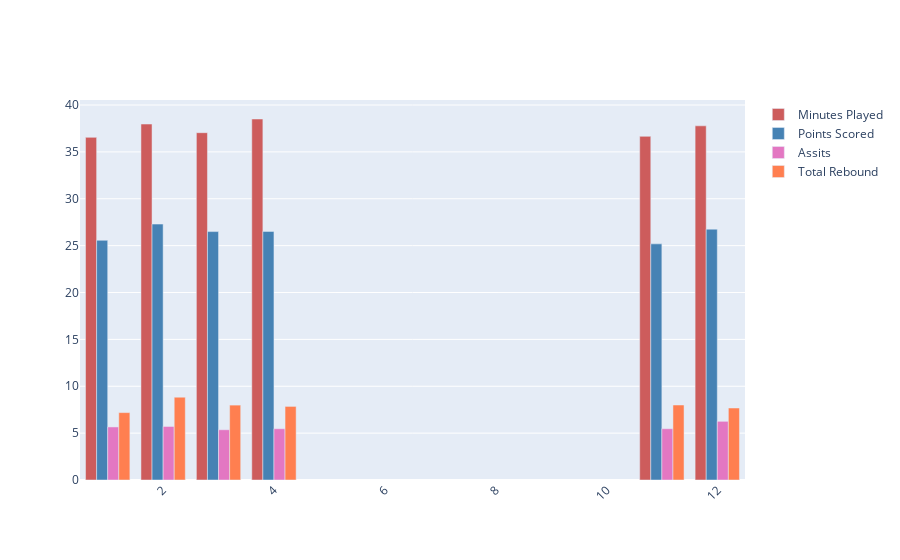

Notebook code for this chart:
### Code cell
fig = go.Figure()

fig.add_trace(go.Bar(
    x=data_mom.MONTH,
    y=data_mom.MP,
    name='Minutes Played',
    marker_color='indianred'
))

fig.add_trace(go.Bar(
    x=data_mom.MONTH,
    y=data_mom.PTS,
    name='Points Scored',
    marker_color='Steelblue'
))

fig.add_trace(go.Bar(
    x=data_mom.MONTH,
    y=data_mom.AST,
    name='Assits',
    marker_color='#e377c2'
))

fig.add_trace(go.Bar(
    x=data_mom.MONTH,
    y=data_mom.TRB,
    name='Total Rebound',
    marker_color='coral'
))

# Here we modify the tickangle of the xaxis, resulting in rotated labels.
fig.update_layout(barmode='group', xaxis_tickangle=-45)
fig.show()

### Figure 1 — Plotly figure (JSON) as saved in the notebook; plotly's stock layout.template omitted (floating-point values rounded to 4 significant figures)
{"data": [{"marker": {"color": "indianred"}, "name": "Minutes Played", "type": "bar", "x": [1, 2, 3, 4, 11, 12], "y": [36.55, 37.97, 37.05, 38.51, 36.66, 37.78]}, {"marker": {"color": "Steelblue"}, "name": "Points Scored", "type": "bar", "x": [1, 2, 3, 4, 11, 12], "y": [25.57, 27.3, 26.5, 26.52, 25.19, 26.76]}, {"marker": {"color": "#e377c2"}, "name": "Assits", "type": "bar", "x": [1, 2, 3, 4, 11, 12], "y": [5.66, 5.71, 5.36, 5.47, 5.47, 6.26]}, {"marker": {"color": "coral"}, "name": "Total Rebound", "type": "bar", "x": [1, 2, 3, 4, 11, 12], "y": [7.19, 8.83, 7.99, 7.85, 8, 7.68]}], "layout": {"barmode": "group", "xaxis": {"tickangle": -45}}}
